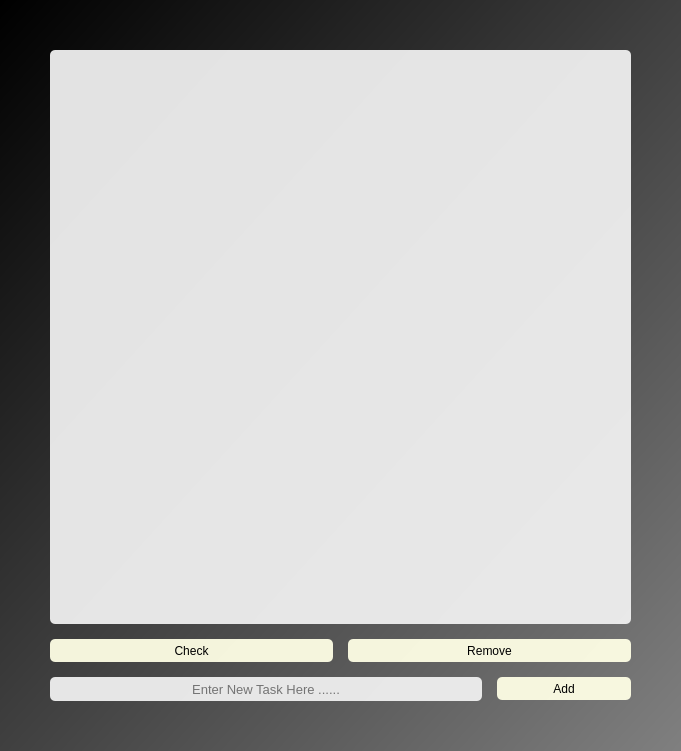
<?xml version="1.0" encoding="UTF-8"?>
<ui version="4.0">
 <class>MainWindow</class>
 <widget class="QMainWindow" name="MainWindow">
  <property name="geometry">
   <rect>
    <x>0</x>
    <y>0</y>
    <width>681</width>
    <height>751</height>
   </rect>
  </property>
  <property name="windowTitle">
   <string>MainWindow</string>
  </property>
  <property name="styleSheet">
   <string notr="true">background-color:qlineargradient(spread:pad, x1:0, y1:0, x2:2, y2:2, stop:0 rgba(0, 0, 0, 255), stop:1 rgba(255, 255, 255, 255))</string>
  </property>
  <widget class="QWidget" name="centralwidget">
   <layout class="QGridLayout" name="gridLayout" columnstretch="0,0,0,0">
    <property name="leftMargin">
     <number>50</number>
    </property>
    <property name="topMargin">
     <number>50</number>
    </property>
    <property name="rightMargin">
     <number>50</number>
    </property>
    <property name="bottomMargin">
     <number>50</number>
    </property>
    <property name="spacing">
     <number>15</number>
    </property>
    <item row="0" column="0" colspan="4">
     <widget class="QListView" name="todoView">
      <property name="font">
       <font>
        <family>Arial</family>
        <pointsize>12</pointsize>
       </font>
      </property>
      <property name="styleSheet">
       <string notr="true">background-color:rgb(240,240,240,240);border-radius:5px;</string>
      </property>
     </widget>
    </item>
    <item row="3" column="0" colspan="3">
     <widget class="QLineEdit" name="todoEdit">
      <property name="minimumSize">
       <size>
        <width>0</width>
        <height>24</height>
       </size>
      </property>
      <property name="font">
       <font>
        <family>Arial</family>
        <pointsize>10</pointsize>
       </font>
      </property>
      <property name="styleSheet">
       <string notr="true">background-color:rgb(240,240,240,240);border-radius:5px;</string>
      </property>
      <property name="cursorPosition">
       <number>0</number>
      </property>
      <property name="alignment">
       <set>Qt::AlignCenter</set>
      </property>
      <property name="placeholderText">
       <string>Enter New Task Here ......</string>
      </property>
     </widget>
    </item>
    <item row="3" column="3">
     <widget class="QPushButton" name="addButton">
      <property name="minimumSize">
       <size>
        <width>0</width>
        <height>23</height>
       </size>
      </property>
      <property name="font">
       <font>
        <family>Arial</family>
        <pointsize>9</pointsize>
        <weight>50</weight>
        <bold>false</bold>
       </font>
      </property>
      <property name="styleSheet">
       <string notr="true">QPushButton
{
background-color:rgb(255,255,230,240);
border-radius:5px;
}

QPushButton:hover
{
background-color: rgb(200,200,200);
}</string>
      </property>
      <property name="text">
       <string>Add</string>
      </property>
     </widget>
    </item>
    <item row="1" column="0" colspan="2">
     <widget class="QPushButton" name="completeButton">
      <property name="minimumSize">
       <size>
        <width>0</width>
        <height>23</height>
       </size>
      </property>
      <property name="font">
       <font>
        <family>Arial</family>
        <pointsize>9</pointsize>
        <weight>50</weight>
        <bold>false</bold>
       </font>
      </property>
      <property name="styleSheet">
       <string notr="true">QPushButton
{
background-color:rgb(255,255,230,240);
border-radius:5px;
}

QPushButton:hover
{
background-color: rgb(200,200,200);
}</string>
      </property>
      <property name="text">
       <string>Check</string>
      </property>
     </widget>
    </item>
    <item row="1" column="2" colspan="2">
     <widget class="QPushButton" name="deleteButton">
      <property name="minimumSize">
       <size>
        <width>0</width>
        <height>23</height>
       </size>
      </property>
      <property name="font">
       <font>
        <family>Arial</family>
        <pointsize>9</pointsize>
        <weight>50</weight>
        <bold>false</bold>
       </font>
      </property>
      <property name="styleSheet">
       <string notr="true">QPushButton
{
background-color:rgb(255,255,230,240);
border-radius:5px;
}

QPushButton:hover
{
background-color: rgb(200,200,200);
}</string>
      </property>
      <property name="text">
       <string>Remove</string>
      </property>
     </widget>
    </item>
   </layout>
  </widget>
 </widget>
 <resources/>
 <connections/>
</ui>
